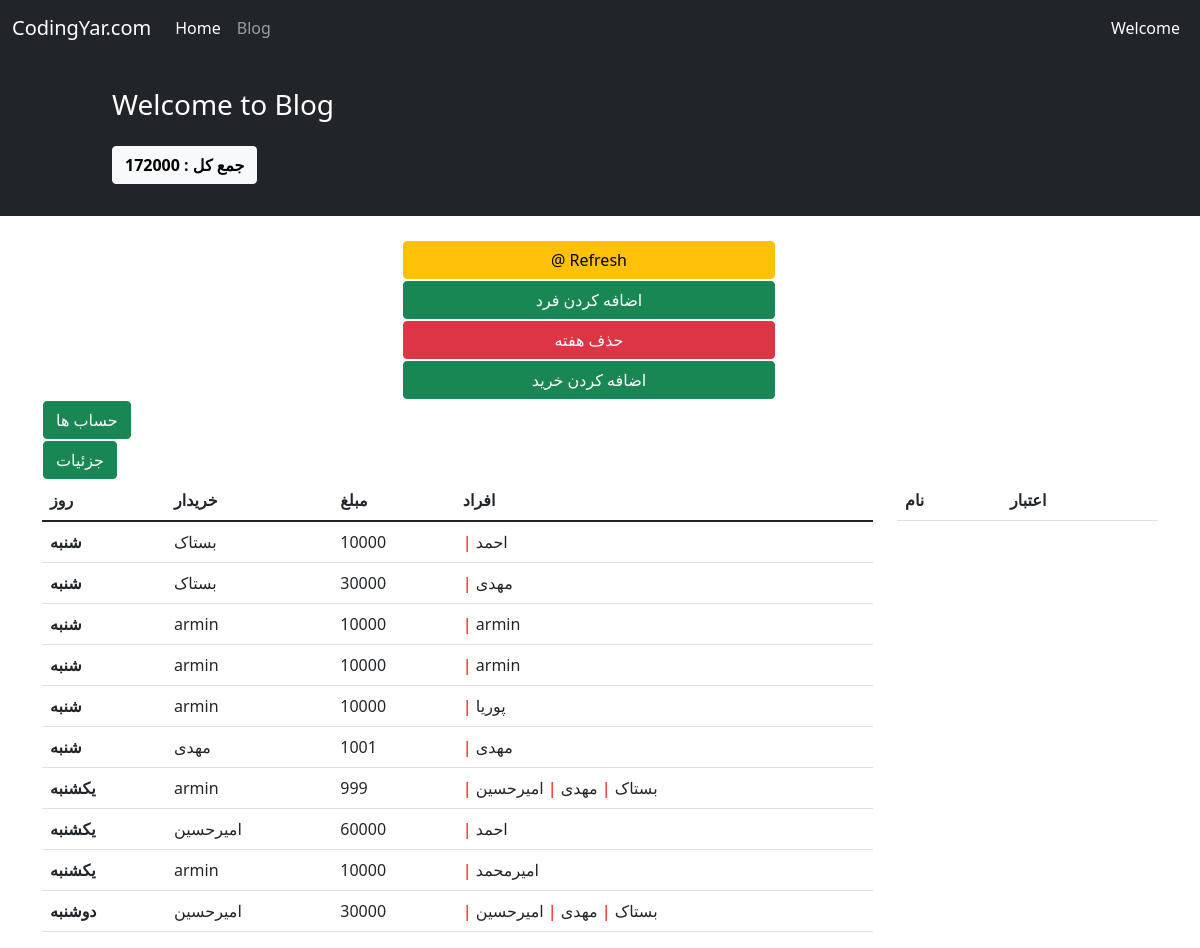
The page /3/weekdetails/ on the database its author committed.
### hesab/models.py (models this page shows, shortened)
class Shopping(models.Model):
    CHOICES = (('0', 'شنبه'),
               ('1', 'یکشنبه'),
               ('2', 'دوشنبه'),
               ('3', 'سه شنبه'),
               ('4', 'چهارشنبه'),
               ('5', 'پنج شنبه'),
               ('6', 'جمعه')
               )
    name = models.CharField(choices=CHOICES, max_length=100)
    week = models.ForeignKey(Week, on_delete=models.CASCADE, related_name='weekshopping', null=True)
    day = models.DateField(auto_now_add=True)
    buyer = models.ForeignKey(User, on_delete=models.CASCADE, related_name='usershopping')
    consumer = models.ManyToManyField(User)
    amount = models.IntegerField()
    goods = models.CharField(max_length=500)

### hesab/views.py (the view)
# urls.py: path('<int:pk>/weekdetails/', views.week_details, name='week_details'),
def week_details(request, pk):
    week = Week.objects.get(id=pk)
    all_money = Money.objects.filter(week=week).order_by('-money')
    shopping = Shopping.objects.filter(week=week).order_by('name')
    week_money = 0
    context = {
        'week': week,
        'sum': week.sum,
        'shopping': shopping,
        'all_money': all_money
    }
    return render(request, 'hesab/week_details.html', context)

### hesab/templates/hesab/week_details.html (shortened to what this page needs)
{% extends '_base.html' %}
{% block extra %}
    <p class="btn btn-light"><b>جمع کل : </b><b>{{ sum }} </b></p>
{% endblock extra %}
{% block content %}
    <div class="container mt-4">
        <div class="row">
            <div class="row">
                <div class="col-md-4"></div>
                <a class="btn btn-warning col-md-4" type="submit" href="{% url 'refresh' week.id %}" style="margin: 1px">@
                    Refresh</a>
            </div>
            <div class="row">
                <div class="col-md-4"></div>
                <a class="btn btn-success col-md-4" type="submit" href="{% url 'create_money' week.id %}" style="margin: 1px">اضافه
                    کردن فرد</a>
            </div>
            <div class="row">
                <div class="col-md-4"></div>
                <a class="btn btn-danger col-md-4" type="submit" href="{% url 'delete_week' week.id %}" style="margin: 1px">حذف هفته</a>
            </div>
            <div class="row">
                <div class="col-md-4"></div>
                <a class="btn btn-success col-md-4" type="submit" href="{% url 'create_shopping' week.id %}" style="margin: 1px">اضافه
                    کردن خرید</a>
            </div>
            <div class="col-md-3>
        </div>
        <div class="col-md-4">
            <a class="btn btn-success" type="submit" href="{% url 'hesab' week.id %}" style="margin: 1px"> حساب ها </a>
        </div><div class="col-md-4">
            <a class="btn btn-success" type="submit" href="{% url 'last_hesab_refresh' week.id %}" style="margin: 1px"> جزئیات </a>
        </div>
        <div class="col-md-3"></div>
        <div class="col-9">
            <table class="table table-hover">
                <thead>
                <tr>
                    <th scope="col"> روز</th>
                    <th scope="col">خریدار</th>
                    <th scope="col">مبلغ</th>
                    <th scope="col">افراد</th>
                </tr>
                </thead>
                <tbody>
                <tr>
                    {% for day in shopping %}
                        <th scope="row">{{ day.get_name_display }}</th>
                        <td>{{ day.buyer }}</td>
                        <td>{{ day.amount }}</td>
                        <td>
                            {% for con in day.consumer.all %}
                                <span style="color:red"> | </span> {{ con.username }}
                            {% endfor %}
                        </td>
                        </tr>
                    {% endfor %}
                </tbody>
            </table>
        </div>
        <div class="col-3">
            <table class="table">
                <thead>
                <tr>
                    <th scope="col">نام</th>
                    <th scope="col">اعتبار</th>
                </tr>
                </thead>
            </table>
        </div>
    </div>
{% endblock content %}

### rows shown on the page
Shopping: name "شنبه", buyer "بستاک", amount "10000"
Shopping: name "شنبه", buyer "بستاک", amount "30000"
Shopping: name "شنبه", buyer "armin", amount "10000"
Shopping: name "شنبه", buyer "armin", amount "10000"
Shopping: name "شنبه", buyer "armin", amount "10000"
Shopping: name "شنبه", buyer "مهدی", amount "1001"
Shopping: name "یکشنبه", buyer "armin", amount "999"
Shopping: name "یکشنبه", buyer "امیرحسین", amount "60000"
Shopping: name "یکشنبه", buyer "armin", amount "10000"
Shopping: name "دوشنبه", buyer "امیرحسین", amount "30000"

### other values the page prints
{{ sum }} "172000"
{{ con.username }} "احمد"
{{ con.username }} "مهدی"
{{ con.username }} "armin"
{{ con.username }} "پوریا"
{{ con.username }} "بستاک"
{{ con.username }} "امیرحسین"
{{ con.username }} "امیرمحمد"
